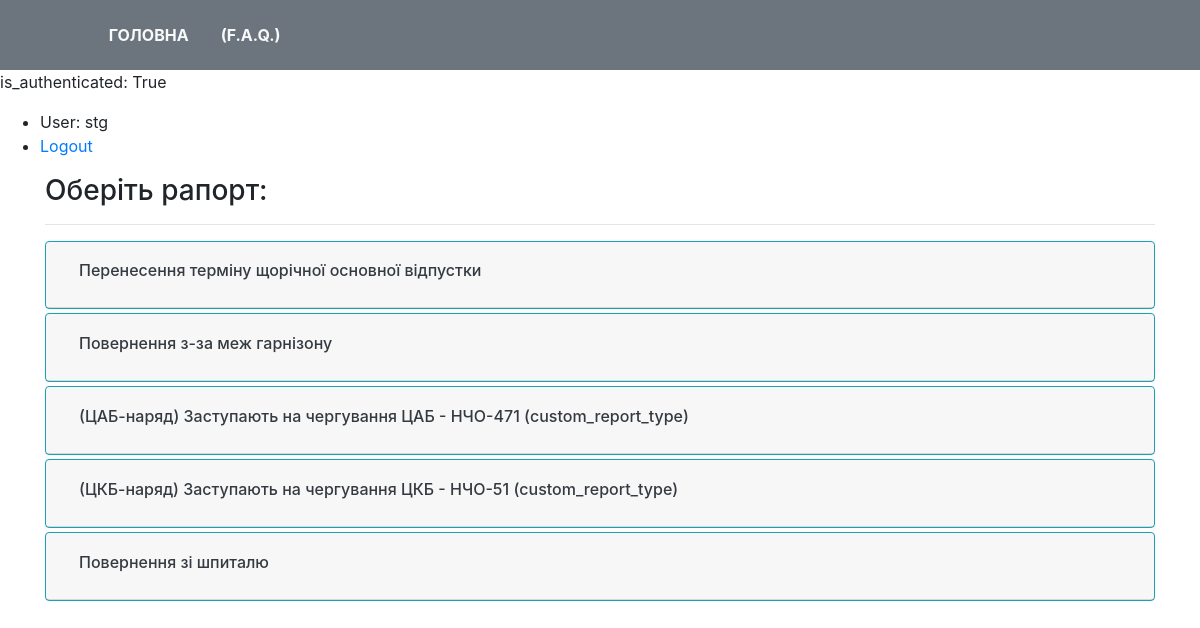
The app's page / (signed in) with its own data.
### reports/models.py (models this page shows, shortened)
class Report(models.Model):
    REPORT_TYPES = [
        ('regular', 'звичайний рапорт'),
        ('custom', 'рапорт по специфічному шаблону'),
    ]
    type = models.CharField(max_length=100, choices=REPORT_TYPES, default='regular', verbose_name="тип рапорту")
    template_name = models.CharField(max_length=255, default='template_universal.docx', null=True, blank=True, verbose_name="назва файлу шаблону (змінюється адміністратором, див. у документації)")
    title = models.CharField(max_length=255, null=True, verbose_name="Назва рапорту")
    body_sample = models.TextField(blank=True, null=True, verbose_name="зразок тексту рапорту")
    body_template = models.TextField(blank=True, null=True, verbose_name="шаблон рапорту (змінюється адміністратором, див. у документації)")
    default_header_position = models.ForeignKey(Position, related_name='report_header_position_set', on_delete=models.SET_NULL, blank=True, null=True, verbose_name="посада на кого цей рапорт")
    default_footer_position = models.ForeignKey(Position, related_name='report_footer_position_set', on_delete=models.SET_NULL, blank=True, null=True, verbose_name="посада від кого цей рапорт")
    class Meta:
        verbose_name = "Рапорти__"
        verbose_name_plural = "Рапорти"

### reports/views.py (the view)
# urls.py: path('', views.reports_list_view, name='index'),
@login_required
def reports_list_view(request):
    reports_list = Report.objects.all()
    context = {
        'reports_list': reports_list,
    }
    return render(request, 'reports/reports_list.html', context)

### reports/templates/reports/reports_list.html (shortened to what this page needs)
{% extends 'reports/base.html' %}
{% block content %}
    <p><h3>Оберіть рапорт:</h3></p>
    <hr>
    {% for report in reports_list %}
        <div class="accordion mb-0" id="accordion-1">
            <div class="card border-info my-1">
                <div class="card-header" id="heading-{{ forloop.counter0 }}">
                    <h2 class="mb-0">
                        <button class="btn btn-link text-dark" type="button" data-toggle="collapse" data-target="#collapse-{{ forloop.counter0 }}"
                                aria-expanded="false" aria-controls="collapseOne">
                            <h6 >{{ report.title }}</h6>
                        </button>
                    </h2>
                </div>
            </div>
        </div>
    {% endfor %}
{% endblock %}

### reports/templates/reports/base.html (shortened to what this page needs)
{% load static %}
<!doctype html>
<html lang="en">
<head>
    <link rel="stylesheet" href="{% static 'fontawesome-free-5.11.2-web/css/all.css' %}" >
    <link href="https://maxcdn.bootstrapcdn.com/bootstrap/4.0.0/css/bootstrap.min.css" rel="stylesheet"/>
    <link rel="stylesheet" type="text/css" href="{% static 'custom-css/custom_styles.css' %}"/>
</head>
<body>
<nav class="navba fixed-top navbar-expand navbar-dark bg-secondary">
    <div class="container form-inline">
        <a href="/" class="navbar-brand"><i class="fab fa-battle-net fa-3x text-warning"></i></a>
        <div class="collapse navbar-collapse">
            <ul class="navbar-nav">
                <li class="nav-item"><a class="nav-link text-light text-uppercase font-weight-bold px-3"
                        href="/">головна</a></li>
                <li class="nav-item"><a class="nav-link text-light text-uppercase font-weight-bold px-3"
                        href="#">(F.A.Q.)</a></li>
            </ul>
        </div>
    </div>
</nav>
<p>is_authenticated: {{ user.is_authenticated }}</p>
<ul>
    {% if user.is_authenticated %}
        <li>User: {{ user.get_username }}</li>
        <li><a href="{% url 'logout' %}?next={{ request.path }}">Logout</a></li>
    {% else %}
        <li><a href="{% url 'login' %}?next={{ request.path }}">Login</a></li>
    {% endif %}
</ul>
<div class="container">
    {% block content %}
    {% endblock %}
</div>
</body>
</html>

### reports/static/custom-css/custom_styles.css (style rules this page uses)
body { padding-top: 70px; }

### records on screen
Report: title "Перенесення терміну щорічної основної відпустки"
Report: title "Повернення з-за меж гарнiзону"
Report: title "(ЦАБ-наряд) Заступають на чергування ЦАБ - НЧО-471 (custom_report_type)"
Report: title "(ЦКБ-наряд) Заступають на чергування ЦКБ - НЧО-51 (custom_report_type)"
Report: title "Повернення зі шпиталю"

### other values on screen
{{ user.is_authenticated }} "True"
{{ user.get_username }} "stg"
